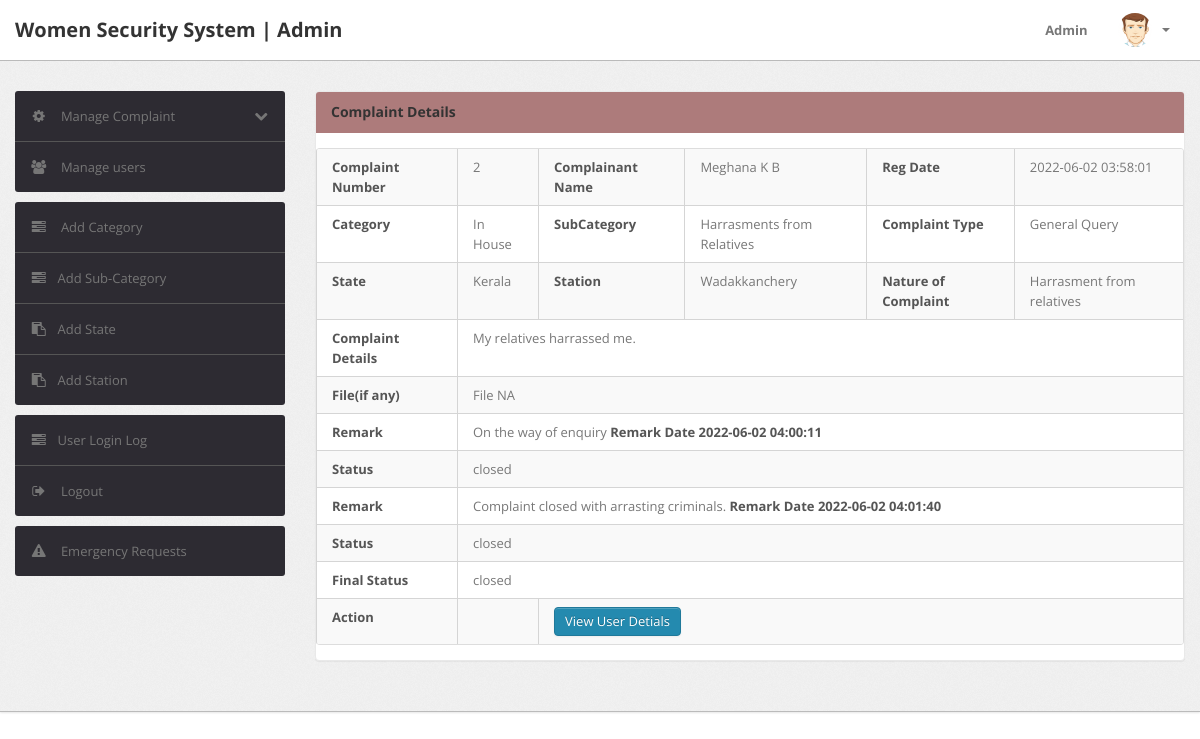
Screenshot of /admin/complaint-details.php?cid=2 (signed in) with the database file from the repository.
### tables this page shows
CREATE TABLE `tblcomplaints` (
  `complaintNumber` int(11) NOT NULL,
  `userId` int(11) NOT NULL,
  `category` int(11) NOT NULL,
  `subcategory` varchar(255) NOT NULL,
  `complaintType` varchar(255) NOT NULL,
  `state` varchar(255) NOT NULL,
  `noc` varchar(255) NOT NULL,
  `complaintDetails` mediumtext NOT NULL,
  `complaintFile` varchar(255) DEFAULT NULL,
  `regDate` timestamp NOT NULL DEFAULT current_timestamp(),
  `status` varchar(50) DEFAULT NULL,
  `lastUpdationDate` timestamp NOT NULL DEFAULT current_timestamp(),
  `station` int(32) DEFAULT NULL
);

CREATE TABLE `users` (
  `id` int(11) NOT NULL,
  `fullName` varchar(255) DEFAULT NULL,
  `userEmail` varchar(255) DEFAULT NULL,
  `password` varchar(255) DEFAULT NULL,
  `contactNo` bigint(11) DEFAULT NULL,
  `address` tinytext DEFAULT NULL,
  `State` varchar(255) DEFAULT NULL,
  `country` varchar(255) DEFAULT NULL,
  `pincode` int(6) DEFAULT NULL,
  `userImage` varchar(255) DEFAULT NULL,
  `regDate` timestamp NOT NULL DEFAULT current_timestamp(),
  `updationDate` timestamp NOT NULL DEFAULT current_timestamp(),
  `status` int(1) NOT NULL
);

CREATE TABLE `category` (
  `id` int(11) NOT NULL,
  `categoryName` varchar(255) NOT NULL,
  `categoryDescription` longtext NOT NULL,
  `creationDate` timestamp NOT NULL DEFAULT current_timestamp(),
  `updationDate` varchar(255) DEFAULT NULL
);

CREATE TABLE `state` (
  `id` int(11) NOT NULL,
  `stateName` varchar(255) NOT NULL,
  `stateDescription` tinytext NOT NULL,
  `postingDate` timestamp NOT NULL DEFAULT current_timestamp(),
  `updationDate` varchar(255) DEFAULT NULL
);

CREATE TABLE `station` (
  `id` int(11) NOT NULL,
  `stateid` int(11) NOT NULL,
  `station` varchar(255) NOT NULL,
  `creationDate` timestamp NOT NULL DEFAULT current_timestamp() ON UPDATE current_timestamp(),
  `updationDate` timestamp NOT NULL DEFAULT current_timestamp()
);

CREATE TABLE `complaintremark` (
  `id` int(11) NOT NULL,
  `complaintNumber` int(11) NOT NULL,
  `status` varchar(255) NOT NULL,
  `remark` mediumtext DEFAULT NULL,
  `remarkDate` timestamp NOT NULL DEFAULT current_timestamp()
);

### admin/complaint-details.php (the view, shortened to what this page needs)
<?php
include('include/config.php');
if(strlen($_SESSION['alogin'])==0)
	{
header('location:index.php');
}
else{
?>
<!DOCTYPE html>
<html lang="en">
<head>
	<link type="text/css" href="bootstrap/css/bootstrap.min.css" rel="stylesheet">
	<link type="text/css" href="bootstrap/css/bootstrap-responsive.min.css" rel="stylesheet">
	<link type="text/css" href="css/theme.css" rel="stylesheet">
	<link type="text/css" href="images/icons/css/font-awesome.css" rel="stylesheet">
</head>
<body>
<?php include('include/header.php');?>
	<div class="wrapper">
		<div class="container">
			<div class="row">
<?php include('include/sidebar.php');?>
			<div class="span9">
					<div class="content">
	<div class="module">
							<div class="module-head">
								<h3>Complaint Details</h3>
							</div>
							<div class="module-body table">
								<table cellpadding="0" cellspacing="0" border="0" class="datatable-1 table table-bordered table-striped	 display" width="100%">
									<tbody>
<?php $st='closed';
$query=mysqli_query($bd, "select tblcomplaints.*,users.fullName as name,category.categoryName as catname from tblcomplaints join users on users.id=tblcomplaints.userId join category on category.id=tblcomplaints.category where tblcomplaints.complaintNumber='".$_GET['cid']."'");
while($row=mysqli_fetch_array($query))
{
?>
										<tr>
											<td><b>Complaint Number</b></td>
											<td><?php echo htmlentities($row['complaintNumber']);?></td>
											<td><b>Complainant Name</b></td>
											<td> <?php echo htmlentities($row['name']);?></td>
											<td><b>Reg Date</b></td>
											<td><?php echo htmlentities($row['regDate']);?>
											</td>
										</tr>
<tr>
											<td><b>Category </b></td>
											<td><?php echo htmlentities($row['catname']);?></td>
											<td><b>SubCategory</b></td>
											<td> <?php echo htmlentities($row['subcategory']);?></td>
											<td><b>Complaint Type</b></td>
											<td><?php echo htmlentities($row['complaintType']);?>
											</td>
										</tr>
<tr>
											<td><b>State </b></td>
											<td><?php
												$result = $bd -> query("SELECT stateName FROM state WHERE id=".$row['state']);
												$state=  $result -> fetch_row();
												echo $state[0];
											?></td>
											<td><b>Station </b></td>
											<td><?php
											 $result = $bd -> query("SELECT station FROM station WHERE id=".$row['station']);
											$station=  $result -> fetch_row();
										echo $station[0];
											?></td>
											<td ><b>Nature of Complaint</b></td>
											<td colspan="3"> <?php echo htmlentities($row['noc']);?></td>
										</tr>
<tr>
											<td><b>Complaint Details </b></td>
											<td colspan="5"> <?php echo htmlentities($row['complaintDetails']);?></td>
										</tr>
<tr>
											<td><b>File(if any) </b></td>
											<td colspan="5"> <?php $cfile=$row['complaintFile'];
if($cfile=="" || $cfile=="NULL")
{
  echo "File NA";
}
else{?>
<a href="complaintdocs/<?php echo htmlentities($row['complaintFile']);?>" ?> View File</a>
<?php } ?></td>
</tr>
<?php $ret=mysqli_query($bd, "select complaintremark.remark as remark,complaintremark.status as sstatus,complaintremark.remarkDate as rdate from complaintremark join tblcomplaints on tblcomplaints.complaintNumber=complaintremark.complaintNumber where complaintremark.complaintNumber='".$_GET['cid']."'");
while($rw=mysqli_fetch_array($ret))
{
?>
<tr>
<td><b>Remark</b></td>
<td colspan="5"><?php echo  htmlentities($rw['remark']); ?> <b>Remark Date <?php echo  htmlentities($rw['rdate']); ?></b></td>
</tr>
<tr>
<td><b>Status</b></td>
<td colspan="5"><?php echo  htmlentities($row['status']); ?></td>
</tr>
<?php }?>
<tr>
<td><b>Final Status</b></td>
											<td colspan="5"><?php if($row['status']=="")
											{ echo "Not Process Yet";
} else {
										 echo htmlentities($row['status']);
										 }?></td>
										</tr>
<tr>
											<td><b>Action</b></td>
											<td>
											<?php if($row['status']=="closed"){
												} else {?>
<a href="javascript:void(0);" onClick="popUpWindow('http://localhost/Women security system/admin/updatecomplaint.php?cid=<?php echo htmlentities($row['complaintNumber']);?>');" title="Update order">
											 <button type="button" class="btn btn-primary">Take Action</button></td>
											</a><?php } ?></td>
											<td colspan="4">
											<a href="javascript:void(0);" onClick="popUpWindow('http://localhost/Women security system/admin/userprofile.php?uid=<?php echo htmlentities($row['userId']);?>');" title="Update order">
											 <button type="button" class="btn btn-primary">View User Detials</button></a></td>
										</tr>
										<?php  } ?>
								</table>
							</div>
						</div>
					</div>
				</div>
			</div>
		</div>
	</div>
<?php include('include/footer.php');?>
</body>
<?php } ?>

### admin/css/theme.css (style rules this page uses)
body { font-size: 13px; font-family: 'Open Sans', Arial, sans-serif; background: #fff; color: #777 }
h1, h2, h3, h4, h5, h6 { color: #333; margin-top: 0 }
h3 { font-size: 20px }
strong, b { color: #555 }
.wrapper { background: url(../images/bg.png) #eee; border-bottom: 1px solid #bbb; -webkit-box-shadow: 0 1px 2px rgba(0,0,0,0.1); -moz-box-shadow: 0 1px 2px rgba(0,0,0,0.1); box-shadow: 0 1px 2px rgba(0,0,0,0.1); padding: 30px 0 }
select, textarea, input[type="text"], input[type="password"], input[type="datetime"], input[type="datetime-local"], input[type="date"], input[type="month"], input[type="time"], input[type="week"], input[type="number"], input[type="email"], input[type="url"], input[type="search"], input[type="tel"], input[type="color"], .uneditable-input, label, input, button, select, textarea { -webkit-border-radius: 3px; -moz-border-radius: 3px; border-radius: 3px; font-size: 13px; font-family: 'Open Sans', Tahoma, Arial, sans-serif }
.module { background: #fff; -webkit-border-radius: 3px; -moz-border-radius: 3px; border-radius: 3px; border: 1px solid #ccc; border-bottom-color: #bbb; -webkit-box-shadow: 0 0 1px rgba(0,0,0,0.2); -moz-box-shadow: 0 0 1px rgba(0,0,0,0.2); box-shadow: 0 0 1px rgba(0,0,0,0.2); margin-bottom: 30px }
.btn, .btn-box { -webkit-border-radius: 3px; -moz-border-radius: 3px; border-radius: 3px }
.btn { font-size: 13px; font-weight: 600 }
.btn { display: inline-block; blackground-color:blue; margin-bottom: 0; font-weight: 400; text-align: center; vertical-align: middle; cursor: pointer; background-image: none; border: 1px solid transparent; white-space: nowrap; padding: 4px 10px; font-size: 13px; line-height: 1.42857; border-radius: 4px; -webkit-user-select: none; -moz-user-select: none; -ms-user-select: none; user-select: none }
.btn-primary { color: #fff; background-color: #248aaf; border-color: #20799a }
.table { margin-bottom: 0 }
.table th, .table td { border-color: #d5d5d5!important }
.table-bordered thead:first-child tr:first-child>th:first-child, .table-bordered tbody:first-child tr:first-child>td:first-child { -webkit-border-top-left-radius: 2px; -moz-border-radius-topleft: 2px; border-top-left-radius: 2px }
.table-bordered thead:first-child tr:first-child>th:last-child, .table-bordered tbody:first-child tr:first-child>td:last-child { -webkit-border-top-right-radius: 2px; -moz-border-radius-topright: 2px; border-top-right-radius: 2px }
.table-bordered thead:last-child tr:last-child>th:first-child, .table-bordered tbody:last-child tr:last-child>td:first-child, .table-bordered tfoot:last-child tr:last-child>td:first-child { -webkit-border-bottom-left-radius: 2px; -moz-border-radius-bottomleft: 2px; border-bottom-left-radius: 2px }
.table-bordered thead:last-child tr:last-child>th:last-child, .table-bordered tbody:last-child tr:last-child>td:last-child, .table-bordered tfoot:last-child tr:last-child>td:last-child { -webkit-border-bottom-right-radius: 2px; -moz-border-radius-bottomright: 2px; border-bottom-right-radius: 2px }
.module { box-shadow: 0 0 3px rgba(0,0,0,.1); border-color: #e9e9e9; margin-bottom: 20px; background-color: #fff; border-radius: 4px; -webkit-box-shadow: 0 1px 1px rgba(0,0,0,.05); box-shadow: 0 1px 1px rgba(0,0,0,.05); }
.module-head { color: #767676; background-color: #ad7b7b; border-color: #e9e9e9; padding: 10px 15px; border-bottom: 1px solid transparent; border-top-right-radius: 3px; border-top-left-radius: 3px; }
.module-head h3 { font-size: 14px; line-height: 20px; height: 20px; margin: 0 }
.module-body { padding: 15px }
.module-body.table { padding: 15px 0 }
.module-body.table .table th, .module-body.table .table td { padding-left: 15px; padding-right: 15px }

### rows the page displays
tblcomplaints: complaintNumber "2", userId.fullName "Meghana K B", regDate "2022-06-02 03:58:01", category.categoryName "In House", subcategory "Harrasments from Relatives", complaintType "General Query", state.stateName "Kerala", station.station "Wadakkanchery", noc "Harrasment from relatives", complaintDetails "My relatives harrassed me.", complaintFile "File NA", status "closed"
complaintremark: remark "On the way of enquiry", remarkDate "2022-06-02 04:00:11"
complaintremark: remark "Complaint closed with arrasting criminals.", remarkDate "2022-06-02 04:01:40"
